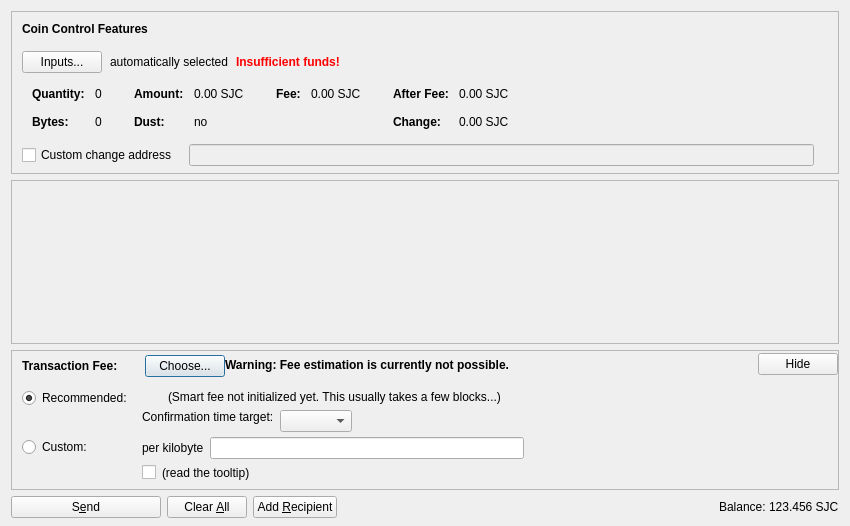
<?xml version="1.0" encoding="UTF-8"?>
<ui version="4.0">
 <class>SendCoinsDialog</class>
 <widget class="QDialog" name="SendCoinsDialog">
  <property name="geometry">
   <rect>
    <x>0</x>
    <y>0</y>
    <width>850</width>
    <height>526</height>
   </rect>
  </property>
  <property name="windowTitle">
   <string>Send Coins</string>
  </property>
  <layout class="QVBoxLayout" name="verticalLayout" stretch="0,1,0,0">
   <property name="bottomMargin">
    <number>8</number>
   </property>
   <item>
    <widget class="QFrame" name="frameCoinControl">
     <property name="sizePolicy">
      <sizepolicy hsizetype="Expanding" vsizetype="Expanding">
       <horstretch>0</horstretch>
       <verstretch>0</verstretch>
      </sizepolicy>
     </property>
     <property name="maximumSize">
      <size>
       <width>16777215</width>
       <height>16777215</height>
      </size>
     </property>
     <property name="frameShape">
      <enum>QFrame::StyledPanel</enum>
     </property>
     <property name="frameShadow">
      <enum>QFrame::Sunken</enum>
     </property>
     <layout class="QVBoxLayout" name="verticalLayoutCoinControl2">
      <property name="spacing">
       <number>0</number>
      </property>
      <property name="leftMargin">
       <number>0</number>
      </property>
      <property name="topMargin">
       <number>0</number>
      </property>
      <property name="rightMargin">
       <number>0</number>
      </property>
      <property name="bottomMargin">
       <number>6</number>
      </property>
      <item>
       <layout class="QVBoxLayout" name="verticalLayoutCoinControl" stretch="0,0,0,0,1">
        <property name="spacing">
         <number>0</number>
        </property>
        <property name="leftMargin">
         <number>10</number>
        </property>
        <property name="topMargin">
         <number>10</number>
        </property>
        <item>
         <layout class="QHBoxLayout" name="horizontalLayoutCoinControl1">
          <property name="bottomMargin">
           <number>15</number>
          </property>
          <item>
           <widget class="QLabel" name="labelCoinControlFeatures">
            <property name="sizePolicy">
             <sizepolicy hsizetype="Preferred" vsizetype="Maximum">
              <horstretch>0</horstretch>
              <verstretch>0</verstretch>
             </sizepolicy>
            </property>
            <property name="font">
             <font>
              <weight>75</weight>
              <bold>true</bold>
             </font>
            </property>
            <property name="styleSheet">
             <string notr="true">font-weight:bold;</string>
            </property>
            <property name="text">
             <string>Coin Control Features</string>
            </property>
           </widget>
          </item>
         </layout>
        </item>
        <item>
         <layout class="QHBoxLayout" name="horizontalLayoutCoinControl2" stretch="0,0,0,0">
          <property name="spacing">
           <number>8</number>
          </property>
          <property name="bottomMargin">
           <number>10</number>
          </property>
          <item>
           <widget class="QPushButton" name="pushButtonCoinControl">
            <property name="styleSheet">
             <string notr="true"/>
            </property>
            <property name="text">
             <string>Inputs...</string>
            </property>
            <property name="autoDefault">
             <bool>false</bool>
            </property>
           </widget>
          </item>
          <item>
           <widget class="QLabel" name="labelCoinControlAutomaticallySelected">
            <property name="text">
             <string>automatically selected</string>
            </property>
            <property name="margin">
             <number>5</number>
            </property>
           </widget>
          </item>
          <item>
           <widget class="QLabel" name="labelCoinControlInsuffFunds">
            <property name="font">
             <font>
              <weight>75</weight>
              <bold>true</bold>
             </font>
            </property>
            <property name="styleSheet">
             <string notr="true">color:red;font-weight:bold;</string>
            </property>
            <property name="text">
             <string>Insufficient funds!</string>
            </property>
            <property name="margin">
             <number>5</number>
            </property>
           </widget>
          </item>
          <item>
           <spacer name="horizontalSpacerCoinControl">
            <property name="orientation">
             <enum>Qt::Horizontal</enum>
            </property>
            <property name="sizeHint" stdset="0">
             <size>
              <width>40</width>
              <height>1</height>
             </size>
            </property>
           </spacer>
          </item>
         </layout>
        </item>
        <item>
         <widget class="QWidget" name="widgetCoinControl" native="true">
          <property name="sizePolicy">
           <sizepolicy hsizetype="Preferred" vsizetype="Preferred">
            <horstretch>0</horstretch>
            <verstretch>0</verstretch>
           </sizepolicy>
          </property>
          <property name="minimumSize">
           <size>
            <width>0</width>
            <height>0</height>
           </size>
          </property>
          <property name="styleSheet">
           <string notr="true"/>
          </property>
          <layout class="QHBoxLayout" name="horizontalLayoutCoinControl5">
           <property name="leftMargin">
            <number>0</number>
           </property>
           <property name="topMargin">
            <number>0</number>
           </property>
           <property name="rightMargin">
            <number>0</number>
           </property>
           <property name="bottomMargin">
            <number>0</number>
           </property>
           <item>
            <layout class="QHBoxLayout" name="horizontalLayoutCoinControl3" stretch="0,0,0,1">
             <property name="spacing">
              <number>20</number>
             </property>
             <property name="topMargin">
              <number>0</number>
             </property>
             <property name="bottomMargin">
              <number>10</number>
             </property>
             <item>
              <layout class="QFormLayout" name="formLayoutCoinControl1">
               <property name="horizontalSpacing">
                <number>10</number>
               </property>
               <property name="verticalSpacing">
                <number>14</number>
               </property>
               <property name="leftMargin">
                <number>10</number>
               </property>
               <property name="topMargin">
                <number>4</number>
               </property>
               <property name="rightMargin">
                <number>6</number>
               </property>
               <item row="0" column="0">
                <widget class="QLabel" name="labelCoinControlQuantityText">
                 <property name="font">
                  <font>
                   <weight>75</weight>
                   <bold>true</bold>
                  </font>
                 </property>
                 <property name="text">
                  <string>Quantity:</string>
                 </property>
                 <property name="margin">
                  <number>0</number>
                 </property>
                </widget>
               </item>
               <item row="0" column="1">
                <widget class="QLabel" name="labelCoinControlQuantity">
                 <property name="cursor">
                  <cursorShape>IBeamCursor</cursorShape>
                 </property>
                 <property name="contextMenuPolicy">
                  <enum>Qt::ActionsContextMenu</enum>
                 </property>
                 <property name="text">
                  <string notr="true">0</string>
                 </property>
                 <property name="margin">
                  <number>0</number>
                 </property>
                 <property name="textInteractionFlags">
                  <set>Qt::LinksAccessibleByMouse|Qt::TextSelectableByKeyboard|Qt::TextSelectableByMouse</set>
                 </property>
                </widget>
               </item>
               <item row="1" column="0">
                <widget class="QLabel" name="labelCoinControlBytesText">
                 <property name="font">
                  <font>
                   <weight>75</weight>
                   <bold>true</bold>
                  </font>
                 </property>
                 <property name="text">
                  <string>Bytes:</string>
                 </property>
                </widget>
               </item>
               <item row="1" column="1">
                <widget class="QLabel" name="labelCoinControlBytes">
                 <property name="cursor">
                  <cursorShape>IBeamCursor</cursorShape>
                 </property>
                 <property name="contextMenuPolicy">
                  <enum>Qt::ActionsContextMenu</enum>
                 </property>
                 <property name="text">
                  <string notr="true">0</string>
                 </property>
                 <property name="textInteractionFlags">
                  <set>Qt::LinksAccessibleByMouse|Qt::TextSelectableByKeyboard|Qt::TextSelectableByMouse</set>
                 </property>
                </widget>
               </item>
              </layout>
             </item>
             <item>
              <layout class="QFormLayout" name="formLayoutCoinControl2">
               <property name="horizontalSpacing">
                <number>10</number>
               </property>
               <property name="verticalSpacing">
                <number>14</number>
               </property>
               <property name="leftMargin">
                <number>6</number>
               </property>
               <property name="topMargin">
                <number>4</number>
               </property>
               <property name="rightMargin">
                <number>6</number>
               </property>
               <item row="0" column="0">
                <widget class="QLabel" name="labelCoinControlAmountText">
                 <property name="font">
                  <font>
                   <weight>75</weight>
                   <bold>true</bold>
                  </font>
                 </property>
                 <property name="text">
                  <string>Amount:</string>
                 </property>
                 <property name="margin">
                  <number>0</number>
                 </property>
                </widget>
               </item>
               <item row="0" column="1">
                <widget class="QLabel" name="labelCoinControlAmount">
                 <property name="cursor">
                  <cursorShape>IBeamCursor</cursorShape>
                 </property>
                 <property name="contextMenuPolicy">
                  <enum>Qt::ActionsContextMenu</enum>
                 </property>
                 <property name="text">
                  <string notr="true">0.00 SJC</string>
                 </property>
                 <property name="textInteractionFlags">
                  <set>Qt::LinksAccessibleByMouse|Qt::TextSelectableByKeyboard|Qt::TextSelectableByMouse</set>
                 </property>
                </widget>
               </item>
               <item row="1" column="0">
                <widget class="QLabel" name="labelCoinControlLowOutputText">
                 <property name="font">
                  <font>
                   <weight>75</weight>
                   <bold>true</bold>
                  </font>
                 </property>
                 <property name="text">
                  <string>Dust:</string>
                 </property>
                </widget>
               </item>
               <item row="1" column="1">
                <widget class="QLabel" name="labelCoinControlLowOutput">
                 <property name="cursor">
                  <cursorShape>IBeamCursor</cursorShape>
                 </property>
                 <property name="contextMenuPolicy">
                  <enum>Qt::ActionsContextMenu</enum>
                 </property>
                 <property name="text">
                  <string notr="true">no</string>
                 </property>
                 <property name="textInteractionFlags">
                  <set>Qt::LinksAccessibleByMouse|Qt::TextSelectableByKeyboard|Qt::TextSelectableByMouse</set>
                 </property>
                </widget>
               </item>
              </layout>
             </item>
             <item>
              <layout class="QFormLayout" name="formLayoutCoinControl3">
               <property name="horizontalSpacing">
                <number>10</number>
               </property>
               <property name="verticalSpacing">
                <number>14</number>
               </property>
               <property name="leftMargin">
                <number>6</number>
               </property>
               <property name="topMargin">
                <number>4</number>
               </property>
               <property name="rightMargin">
                <number>6</number>
               </property>
               <item row="0" column="0">
                <widget class="QLabel" name="labelCoinControlFeeText">
                 <property name="font">
                  <font>
                   <weight>75</weight>
                   <bold>true</bold>
                  </font>
                 </property>
                 <property name="text">
                  <string>Fee:</string>
                 </property>
                 <property name="margin">
                  <number>0</number>
                 </property>
                </widget>
               </item>
               <item row="0" column="1">
                <widget class="QLabel" name="labelCoinControlFee">
                 <property name="cursor">
                  <cursorShape>IBeamCursor</cursorShape>
                 </property>
                 <property name="contextMenuPolicy">
                  <enum>Qt::ActionsContextMenu</enum>
                 </property>
                 <property name="text">
                  <string notr="true">0.00 SJC</string>
                 </property>
                 <property name="textInteractionFlags">
                  <set>Qt::LinksAccessibleByMouse|Qt::TextSelectableByKeyboard|Qt::TextSelectableByMouse</set>
                 </property>
                </widget>
               </item>
              </layout>
             </item>
             <item>
              <layout class="QFormLayout" name="formLayoutCoinControl4">
               <property name="horizontalSpacing">
                <number>10</number>
               </property>
               <property name="verticalSpacing">
                <number>14</number>
               </property>
               <property name="leftMargin">
                <number>6</number>
               </property>
               <property name="topMargin">
                <number>4</number>
               </property>
               <property name="rightMargin">
                <number>6</number>
               </property>
               <item row="0" column="0">
                <widget class="QLabel" name="labelCoinControlAfterFeeText">
                 <property name="font">
                  <font>
                   <weight>75</weight>
                   <bold>true</bold>
                  </font>
                 </property>
                 <property name="text">
                  <string>After Fee:</string>
                 </property>
                 <property name="margin">
                  <number>0</number>
                 </property>
                </widget>
               </item>
               <item row="0" column="1">
                <widget class="QLabel" name="labelCoinControlAfterFee">
                 <property name="cursor">
                  <cursorShape>IBeamCursor</cursorShape>
                 </property>
                 <property name="contextMenuPolicy">
                  <enum>Qt::ActionsContextMenu</enum>
                 </property>
                 <property name="text">
                  <string notr="true">0.00 SJC</string>
                 </property>
                 <property name="textInteractionFlags">
                  <set>Qt::LinksAccessibleByMouse|Qt::TextSelectableByKeyboard|Qt::TextSelectableByMouse</set>
                 </property>
                </widget>
               </item>
               <item row="1" column="0">
                <widget class="QLabel" name="labelCoinControlChangeText">
                 <property name="font">
                  <font>
                   <weight>75</weight>
                   <bold>true</bold>
                  </font>
                 </property>
                 <property name="text">
                  <string>Change:</string>
                 </property>
                </widget>
               </item>
               <item row="1" column="1">
                <widget class="QLabel" name="labelCoinControlChange">
                 <property name="cursor">
                  <cursorShape>IBeamCursor</cursorShape>
                 </property>
                 <property name="contextMenuPolicy">
                  <enum>Qt::ActionsContextMenu</enum>
                 </property>
                 <property name="text">
                  <string notr="true">0.00 SJC</string>
                 </property>
                 <property name="textInteractionFlags">
                  <set>Qt::LinksAccessibleByMouse|Qt::TextSelectableByKeyboard|Qt::TextSelectableByMouse</set>
                 </property>
                </widget>
               </item>
              </layout>
             </item>
            </layout>
           </item>
          </layout>
         </widget>
        </item>
        <item>
         <layout class="QHBoxLayout" name="horizontalLayoutCoinControl4" stretch="0,0,0">
          <property name="spacing">
           <number>12</number>
          </property>
          <property name="sizeConstraint">
           <enum>QLayout::SetDefaultConstraint</enum>
          </property>
          <property name="topMargin">
           <number>5</number>
          </property>
          <property name="rightMargin">
           <number>5</number>
          </property>
          <item>
           <widget class="QCheckBox" name="checkBoxCoinControlChange">
            <property name="toolTip">
             <string>If this is activated, but the change address is empty or invalid, change will be sent to a newly generated address.</string>
            </property>
            <property name="text">
             <string>Custom change address</string>
            </property>
           </widget>
          </item>
          <item>
           <widget class="QValidatedLineEdit" name="lineEditCoinControlChange">
            <property name="enabled">
             <bool>false</bool>
            </property>
            <property name="sizePolicy">
             <sizepolicy hsizetype="Expanding" vsizetype="Fixed">
              <horstretch>0</horstretch>
              <verstretch>0</verstretch>
             </sizepolicy>
            </property>
           </widget>
          </item>
          <item>
           <widget class="QLabel" name="labelCoinControlChangeLabel">
            <property name="sizePolicy">
             <sizepolicy hsizetype="Preferred" vsizetype="Expanding">
              <horstretch>0</horstretch>
              <verstretch>0</verstretch>
             </sizepolicy>
            </property>
            <property name="minimumSize">
             <size>
              <width>0</width>
              <height>0</height>
             </size>
            </property>
            <property name="text">
             <string/>
            </property>
            <property name="margin">
             <number>3</number>
            </property>
           </widget>
          </item>
         </layout>
        </item>
        <item>
         <spacer name="verticalSpacerCoinControl">
          <property name="orientation">
           <enum>Qt::Vertical</enum>
          </property>
          <property name="sizeHint" stdset="0">
           <size>
            <width>800</width>
            <height>1</height>
           </size>
          </property>
         </spacer>
        </item>
       </layout>
      </item>
     </layout>
    </widget>
   </item>
   <item>
    <widget class="QScrollArea" name="scrollArea">
     <property name="widgetResizable">
      <bool>true</bool>
     </property>
     <widget class="QWidget" name="scrollAreaWidgetContents">
      <property name="geometry">
       <rect>
        <x>0</x>
        <y>0</y>
        <width>830</width>
        <height>104</height>
       </rect>
      </property>
      <layout class="QVBoxLayout" name="verticalLayout_2" stretch="0,1">
       <property name="leftMargin">
        <number>0</number>
       </property>
       <property name="topMargin">
        <number>0</number>
       </property>
       <property name="rightMargin">
        <number>0</number>
       </property>
       <property name="bottomMargin">
        <number>0</number>
       </property>
       <item>
        <layout class="QVBoxLayout" name="entries">
         <property name="spacing">
          <number>6</number>
         </property>
        </layout>
       </item>
       <item>
        <spacer name="verticalSpacer">
         <property name="orientation">
          <enum>Qt::Vertical</enum>
         </property>
         <property name="sizeHint" stdset="0">
          <size>
           <width>20</width>
           <height>40</height>
          </size>
         </property>
        </spacer>
       </item>
      </layout>
     </widget>
    </widget>
   </item>
   <item>
    <widget class="QFrame" name="frameFee">
     <property name="sizePolicy">
      <sizepolicy hsizetype="Expanding" vsizetype="Expanding">
       <horstretch>0</horstretch>
       <verstretch>0</verstretch>
      </sizepolicy>
     </property>
     <property name="maximumSize">
      <size>
       <width>16777215</width>
       <height>16777215</height>
      </size>
     </property>
     <property name="frameShape">
      <enum>QFrame::StyledPanel</enum>
     </property>
     <property name="frameShadow">
      <enum>QFrame::Sunken</enum>
     </property>
     <layout class="QVBoxLayout" name="verticalLayoutFee1">
      <property name="spacing">
       <number>0</number>
      </property>
      <property name="leftMargin">
       <number>0</number>
      </property>
      <property name="topMargin">
       <number>0</number>
      </property>
      <property name="rightMargin">
       <number>0</number>
      </property>
      <property name="bottomMargin">
       <number>0</number>
      </property>
      <item>
       <layout class="QVBoxLayout" name="verticalLayoutFee2" stretch="0,0,0">
        <property name="spacing">
         <number>0</number>
        </property>
        <property name="leftMargin">
         <number>10</number>
        </property>
        <property name="topMargin">
         <number>0</number>
        </property>
        <item>
         <layout class="QHBoxLayout" name="horizontalLayoutFee1">
          <property name="bottomMargin">
           <number>0</number>
          </property>
          <item>
           <layout class="QVBoxLayout" name="verticalLayoutFee7">
            <property name="spacing">
             <number>0</number>
            </property>
            <item>
             <spacer name="verticalSpacerSmartFee">
              <property name="orientation">
               <enum>Qt::Vertical</enum>
              </property>
              <property name="sizeType">
               <enum>QSizePolicy::Fixed</enum>
              </property>
              <property name="sizeHint" stdset="0">
               <size>
                <width>1</width>
                <height>4</height>
               </size>
              </property>
             </spacer>
            </item>
            <item>
             <layout class="QHBoxLayout" name="horizontalLayoutSmartFee">
              <property name="spacing">
               <number>10</number>
              </property>
              <item>
               <widget class="QLabel" name="labelFeeHeadline">
                <property name="sizePolicy">
                 <sizepolicy hsizetype="Preferred" vsizetype="Maximum">
                  <horstretch>0</horstretch>
                  <verstretch>0</verstretch>
                 </sizepolicy>
                </property>
                <property name="font">
                 <font>
                  <weight>75</weight>
                  <bold>true</bold>
                 </font>
                </property>
                <property name="styleSheet">
                 <string notr="true">font-weight:bold;</string>
                </property>
                <property name="text">
                 <string>Transaction Fee:</string>
                </property>
               </widget>
              </item>
              <item>
               <widget class="QLabel" name="labelFeeMinimized">
                <property name="text">
                 <string/>
                </property>
               </widget>
              </item>
              <item>
               <widget class="QPushButton" name="buttonChooseFee">
                <property name="text">
                 <string>Choose...</string>
                </property>
               </widget>
              </item>
             </layout>
            </item>
            <item>
             <spacer name="verticalSpacer_5">
              <property name="orientation">
               <enum>Qt::Vertical</enum>
              </property>
              <property name="sizeHint" stdset="0">
               <size>
                <width>1</width>
                <height>1</height>
               </size>
              </property>
             </spacer>
            </item>
           </layout>
          </item>
          <item>
           <widget class="QLabel" name="fallbackFeeWarningLabel">
            <property name="toolTip">
             <string>Using the fallbackfee can result in sending a transaction that will take several hours or days (or never) to confirm. Consider choosing your fee manually or wait until you have validated the complete chain.</string>
            </property>
            <property name="font">
            <font>
                <weight>75</weight>
                <bold>true</bold>
            </font>
            </property>
            <property name="text">
             <string>Warning: Fee estimation is currently not possible.</string>
            </property>
            <property name="wordWrap">
             <bool>false</bool>
            </property>
           </widget>
          </item>
          <item>
           <spacer name="horizontalSpacer_4">
            <property name="orientation">
             <enum>Qt::Horizontal</enum>
            </property>
            <property name="sizeType">
             <enum>QSizePolicy::MinimumExpanding</enum>
            </property>
            <property name="sizeHint" stdset="0">
             <size>
              <width>40</width>
              <height>20</height>
             </size>
            </property>
           </spacer>
          </item>
          <item>
           <widget class="QPushButton" name="buttonMinimizeFee">
            <property name="toolTip">
             <string>collapse fee-settings</string>
            </property>
            <property name="text">
             <string>Hide</string>
            </property>
           </widget>
          </item>
         </layout>
        </item>
        <item>
         <widget class="QFrame" name="frameFeeSelection">
          <layout class="QVBoxLayout" name="verticalLayoutFee12">
           <property name="spacing">
            <number>0</number>
           </property>
           <property name="leftMargin">
            <number>0</number>
           </property>
           <property name="topMargin">
            <number>0</number>
           </property>
           <property name="rightMargin">
            <number>0</number>
           </property>
           <property name="bottomMargin">
            <number>0</number>
           </property>
           <item>
            <layout class="QGridLayout" name="gridLayoutFee">
             <property name="topMargin">
              <number>10</number>
             </property>
             <property name="bottomMargin">
              <number>4</number>
             </property>
             <property name="horizontalSpacing">
              <number>10</number>
             </property>
             <property name="verticalSpacing">
              <number>4</number>
             </property>
             <item row="1" column="1">
              <layout class="QVBoxLayout" name="verticalLayoutFee8">
               <property name="spacing">
                <number>6</number>
               </property>
               <item>
                <layout class="QHBoxLayout" name="horizontalLayoutFee13">
                 <item>
                  <widget class="QLabel" name="labelCustomPerKilobyte">
                   <property name="toolTip">
                    <string>If the custom fee is set to 1000 satoshis and the transaction is only 250 bytes, then &quot;per kilobyte&quot; only pays 250 satoshis in fee, while &quot;total at least&quot; pays 1000 satoshis. For transactions bigger than a kilobyte both pay by kilobyte.</string>
                   </property>
                   <property name="text">
                    <string>per kilobyte</string>
                   </property>
                  </widget>
                 </item>
                 <item>
                  <widget class="BitcoinAmountField" name="customFee"/>
                 </item>
                 <item>
                  <spacer name="horizontalSpacer_6">
                   <property name="orientation">
                    <enum>Qt::Horizontal</enum>
                   </property>
                   <property name="sizeHint" stdset="0">
                    <size>
                     <width>1</width>
                     <height>1</height>
                    </size>
                   </property>
                  </spacer>
                 </item>
                </layout>
               </item>
               <item>
                <layout class="QHBoxLayout" name="horizontalLayoutFee8">
                 <item>
                  <widget class="QCheckBox" name="checkBoxMinimumFee">
                   <property name="toolTip">
                    <string>Paying only the minimum fee is just fine as long as there is less transaction volume than space in the blocks. But be aware that this can end up in a never confirming transaction once there is more demand for sojucoin transactions than the network can process.</string>
                   </property>
                   <property name="text">
                    <string/>
                   </property>
                  </widget>
                 </item>
                 <item>
                  <widget class="QLabel" name="labelMinFeeWarning">
                   <property name="enabled">
                    <bool>true</bool>
                   </property>
                   <property name="toolTip">
                    <string>Paying only the minimum fee is just fine as long as there is less transaction volume than space in the blocks. But be aware that this can end up in a never confirming transaction once there is more demand for sojucoin transactions than the network can process.</string>
                   </property>
                   <property name="text">
                    <string>(read the tooltip)</string>
                   </property>
                   <property name="margin">
                    <number>5</number>
                   </property>
                  </widget>
                 </item>
                 <item>
                  <spacer name="horizontalSpacer_2">
                   <property name="orientation">
                    <enum>Qt::Horizontal</enum>
                   </property>
                   <property name="sizeHint" stdset="0">
                    <size>
                     <width>1</width>
                     <height>1</height>
                    </size>
                   </property>
                  </spacer>
                 </item>
                </layout>
               </item>
              </layout>
             </item>
             <item row="0" column="0">
              <layout class="QVBoxLayout" name="verticalLayoutFee4" stretch="0,1">
               <item>
                <widget class="QRadioButton" name="radioSmartFee">
                 <property name="text">
                  <string>Recommended:</string>
                 </property>
                 <property name="checked">
                  <bool>true</bool>
                 </property>
                 <attribute name="buttonGroup">
                  <string notr="true">groupFee</string>
                 </attribute>
                </widget>
               </item>
               <item>
                <spacer name="verticalSpacer_2">
                 <property name="orientation">
                  <enum>Qt::Vertical</enum>
                 </property>
                 <property name="sizeHint" stdset="0">
                  <size>
                   <width>1</width>
                   <height>1</height>
                  </size>
                 </property>
                </spacer>
               </item>
              </layout>
             </item>
             <item row="1" column="0">
              <layout class="QVBoxLayout" name="verticalLayoutFee9" stretch="0,1">
               <item>
                <widget class="QRadioButton" name="radioCustomFee">
                 <property name="text">
                  <string>Custom:</string>
                 </property>
                 <attribute name="buttonGroup">
                  <string notr="true">groupFee</string>
                 </attribute>
                </widget>
               </item>
               <item>
                <spacer name="verticalSpacer_6">
                 <property name="orientation">
                  <enum>Qt::Vertical</enum>
                 </property>
                 <property name="sizeHint" stdset="0">
                  <size>
                   <width>1</width>
                   <height>1</height>
                  </size>
                 </property>
                </spacer>
               </item>
              </layout>
             </item>
             <item row="0" column="1">
              <layout class="QVBoxLayout" name="verticalLayoutFee3" stretch="0,0,1">
               <property name="spacing">
                <number>6</number>
               </property>
               <property name="topMargin">
                <number>2</number>
               </property>
               <item>
                <layout class="QHBoxLayout" name="horizontalLayoutFee12">
                 <item>
                  <widget class="QLabel" name="labelSmartFee">
                   <property name="text">
                    <string/>
                   </property>
                   <property name="margin">
                    <number>2</number>
                   </property>
                  </widget>
                 </item>
                 <item>
                  <widget class="QLabel" name="labelFeeEstimation">
                   <property name="text">
                    <string/>
                   </property>
                  </widget>
                 </item>
                 <item>
                  <widget class="QLabel" name="labelSmartFee2">
                   <property name="text">
                    <string>(Smart fee not initialized yet. This usually takes a few blocks...)</string>
                   </property>
                   <property name="margin">
                    <number>2</number>
                   </property>
                  </widget>
                 </item>
                 <item>
                  <spacer name="horizontalSpacer_5">
                   <property name="orientation">
                    <enum>Qt::Horizontal</enum>
                   </property>
                   <property name="sizeHint" stdset="0">
                    <size>
                     <width>1</width>
                     <height>1</height>
                    </size>
                   </property>
                  </spacer>
                 </item>
                </layout>
               </item>
               <item>
                <layout class="QHBoxLayout" name="horizontalLayoutFee9">
                 <item>
                  <layout class="QVBoxLayout" name="verticalLayoutFee6">
                   <item>
                    <widget class="QLabel" name="labelSmartFee3">
                     <property name="text">
                      <string>Confirmation time target:</string>
                     </property>
                     <property name="margin">
                      <number>2</number>
                     </property>
                    </widget>
                   </item>
                   <item>
                    <spacer name="verticalSpacer_3">
                     <property name="orientation">
                      <enum>Qt::Vertical</enum>
                     </property>
                     <property name="sizeHint" stdset="0">
                      <size>
                       <width>1</width>
                       <height>1</height>
                      </size>
                     </property>
                    </spacer>
                   </item>
                  </layout>
                 </item>
                 <item>
                  <layout class="QVBoxLayout" name="verticalLayoutFee5">
                   <property name="rightMargin">
                    <number>30</number>
                   </property>
                   <item>
                    <layout class="QHBoxLayout" name="horizontalLayoutConfTarget">
                     <property name="bottomMargin">
                      <number>0</number>
                     </property>
                     <item>
                      <widget class="QComboBox" name="confTargetSelector"/>
                     </item>
                     <item>
                      <spacer name="horizontalSpacerConfTarget">
                       <property name="orientation">
                        <enum>Qt::Horizontal</enum>
                       </property>
                       <property name="sizeHint" stdset="0">
                        <size>
                         <width>40</width>
                         <height>20</height>
                        </size>
                       </property>
                      </spacer>
                     </item>
                    </layout>
                   </item>
                  </layout>
                 </item>
                </layout>
               </item>
               <item>
                <spacer name="verticalSpacer_4">
                 <property name="orientation">
                  <enum>Qt::Vertical</enum>
                 </property>
                 <property name="sizeHint" stdset="0">
                  <size>
                   <width>1</width>
                   <height>1</height>
                  </size>
                 </property>
                </spacer>
               </item>
              </layout>
             </item>
            </layout>
           </item>
          </layout>
         </widget>
        </item>
        <item>
         <spacer name="verticalSpacerFee">
          <property name="orientation">
           <enum>Qt::Vertical</enum>
          </property>
          <property name="sizeHint" stdset="0">
           <size>
            <width>40</width>
            <height>5</height>
           </size>
          </property>
         </spacer>
        </item>
       </layout>
      </item>
     </layout>
    </widget>
   </item>
   <item>
    <layout class="QHBoxLayout" name="horizontalLayout">
     <item>
      <widget class="QPushButton" name="sendButton">
       <property name="minimumSize">
        <size>
         <width>150</width>
         <height>0</height>
        </size>
       </property>
       <property name="toolTip">
        <string>Confirm the send action</string>
       </property>
       <property name="text">
        <string>S&amp;end</string>
       </property>
       <property name="icon">
        <iconset resource="../bitcoin.qrc">
         <normaloff>:/icons/send</normaloff>:/icons/send</iconset>
       </property>
       <property name="autoDefault">
        <bool>false</bool>
       </property>
       <property name="default">
        <bool>false</bool>
       </property>
      </widget>
     </item>
     <item>
      <widget class="QPushButton" name="clearButton">
       <property name="sizePolicy">
        <sizepolicy hsizetype="Minimum" vsizetype="Fixed">
         <horstretch>0</horstretch>
         <verstretch>0</verstretch>
        </sizepolicy>
       </property>
       <property name="toolTip">
        <string>Clear all fields of the form.</string>
       </property>
       <property name="text">
        <string>Clear &amp;All</string>
       </property>
       <property name="icon">
        <iconset resource="../bitcoin.qrc">
         <normaloff>:/icons/remove</normaloff>:/icons/remove</iconset>
       </property>
       <property name="autoDefault">
        <bool>false</bool>
       </property>
      </widget>
     </item>
     <item>
      <widget class="QPushButton" name="addButton">
       <property name="toolTip">
        <string>Send to multiple recipients at once</string>
       </property>
       <property name="text">
        <string>Add &amp;Recipient</string>
       </property>
       <property name="icon">
        <iconset resource="../bitcoin.qrc">
         <normaloff>:/icons/add</normaloff>:/icons/add</iconset>
       </property>
       <property name="autoDefault">
        <bool>false</bool>
       </property>
      </widget>
     </item>
     <item>
      <spacer name="horizontalSpacer">
       <property name="orientation">
        <enum>Qt::Horizontal</enum>
       </property>
       <property name="sizeHint" stdset="0">
        <size>
         <width>40</width>
         <height>20</height>
        </size>
       </property>
      </spacer>
     </item>
     <item>
      <layout class="QHBoxLayout" name="horizontalLayout_2">
       <property name="spacing">
        <number>3</number>
       </property>
       <item>
        <widget class="QLabel" name="label">
         <property name="sizePolicy">
          <sizepolicy hsizetype="Preferred" vsizetype="Fixed">
           <horstretch>0</horstretch>
           <verstretch>0</verstretch>
          </sizepolicy>
         </property>
         <property name="text">
          <string>Balance:</string>
         </property>
        </widget>
       </item>
       <item>
        <widget class="QLabel" name="labelBalance">
         <property name="sizePolicy">
          <sizepolicy hsizetype="Preferred" vsizetype="Fixed">
           <horstretch>0</horstretch>
           <verstretch>0</verstretch>
          </sizepolicy>
         </property>
         <property name="cursor">
          <cursorShape>IBeamCursor</cursorShape>
         </property>
         <property name="text">
          <string notr="true">123.456 SJC</string>
         </property>
         <property name="textInteractionFlags">
          <set>Qt::LinksAccessibleByMouse|Qt::TextSelectableByKeyboard|Qt::TextSelectableByMouse</set>
         </property>
        </widget>
       </item>
      </layout>
     </item>
    </layout>
   </item>
  </layout>
 </widget>
 <customwidgets>
  <customwidget>
   <class>QValidatedLineEdit</class>
   <extends>QLineEdit</extends>
   <header>qvalidatedlineedit.h</header>
  </customwidget>
  <customwidget>
   <class>BitcoinAmountField</class>
   <extends>QLineEdit</extends>
   <header>bitcoinamountfield.h</header>
   <container>1</container>
  </customwidget>
 </customwidgets>
 <resources>
  <include location="../bitcoin.qrc"/>
 </resources>
 <connections/>
 <buttongroups>
  <buttongroup name="groupFee"/>
 </buttongroups>
</ui>
